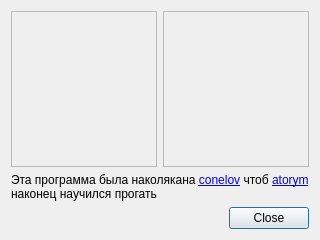
<?xml version="1.0" encoding="UTF-8"?>
<ui version="4.0">
 <class>AboutForm</class>
 <widget class="QDialog" name="AboutForm">
  <property name="geometry">
   <rect>
    <x>0</x>
    <y>0</y>
    <width>320</width>
    <height>240</height>
   </rect>
  </property>
  <layout class="QGridLayout" name="gridLayout" rowstretch="1,0,0">
   <item row="0" column="0">
    <widget class="QFrame" name="frame">
     <property name="frameShape">
      <enum>QFrame::StyledPanel</enum>
     </property>
     <property name="frameShadow">
      <enum>QFrame::Raised</enum>
     </property>
     <layout class="QVBoxLayout" name="verticalLayout_2">
      <item>
       <widget class="pg::LabelAspectRatioPixmap" name="l_conelove">
        <property name="text">
         <string/>
        </property>
        <property name="pixmap">
         <pixmap resource="../rc/rc.qrc">:/img/conelov.jpeg</pixmap>
        </property>
       </widget>
      </item>
     </layout>
    </widget>
   </item>
   <item row="0" column="1">
    <widget class="QFrame" name="frame_2">
     <property name="frameShape">
      <enum>QFrame::StyledPanel</enum>
     </property>
     <property name="frameShadow">
      <enum>QFrame::Raised</enum>
     </property>
     <layout class="QVBoxLayout" name="verticalLayout">
      <item>
       <widget class="pg::LabelAspectRatioPixmap" name="l_atorym">
        <property name="text">
         <string/>
        </property>
        <property name="pixmap">
         <pixmap resource="../rc/rc.qrc">:/img/atorym.png</pixmap>
        </property>
       </widget>
      </item>
     </layout>
    </widget>
   </item>
   <item row="1" column="0" colspan="2">
    <widget class="QLabel" name="label">
     <property name="text">
      <string>&lt;html&gt;&lt;head/&gt;&lt;body&gt;&lt;p&gt;Эта программа была наколякана &lt;a href=&quot;https://github.com/conelov&quot;&gt;&lt;span style=&quot; text-decoration: color:#0000ff;&quot;&gt;conelov&lt;/span&gt;&lt;/a&gt; чтоб &lt;a href=&quot;https://github.com/atorym&quot;&gt;&lt;span style=&quot; text-decoration: color:#0000ff;&quot;&gt;atorym&lt;/span&gt;&lt;/a&gt; наконец научился прогать&lt;/p&gt;&lt;/body&gt;&lt;/html&gt;</string>
     </property>
     <property name="wordWrap">
      <bool>true</bool>
     </property>
     <property name="openExternalLinks">
      <bool>true</bool>
     </property>
    </widget>
   </item>
   <item row="2" column="0" colspan="2">
    <widget class="QDialogButtonBox" name="buttonBox">
     <property name="orientation">
      <enum>Qt::Horizontal</enum>
     </property>
     <property name="standardButtons">
      <set>QDialogButtonBox::Close</set>
     </property>
    </widget>
   </item>
  </layout>
 </widget>
 <customwidgets>
  <customwidget>
   <class>pg::LabelAspectRatioPixmap</class>
   <extends>QLabel</extends>
   <header location="global">LabelAspectRatioPixmap.hpp</header>
  </customwidget>
 </customwidgets>
 <resources>
  <include location="../rc/rc.qrc"/>
 </resources>
 <connections>
  <connection>
   <sender>buttonBox</sender>
   <signal>accepted()</signal>
   <receiver>AboutForm</receiver>
   <slot>accept()</slot>
   <hints>
    <hint type="sourcelabel">
     <x>248</x>
     <y>254</y>
    </hint>
    <hint type="destinationlabel">
     <x>157</x>
     <y>274</y>
    </hint>
   </hints>
  </connection>
  <connection>
   <sender>buttonBox</sender>
   <signal>rejected()</signal>
   <receiver>AboutForm</receiver>
   <slot>reject()</slot>
   <hints>
    <hint type="sourcelabel">
     <x>316</x>
     <y>260</y>
    </hint>
    <hint type="destinationlabel">
     <x>286</x>
     <y>274</y>
    </hint>
   </hints>
  </connection>
 </connections>
</ui>
